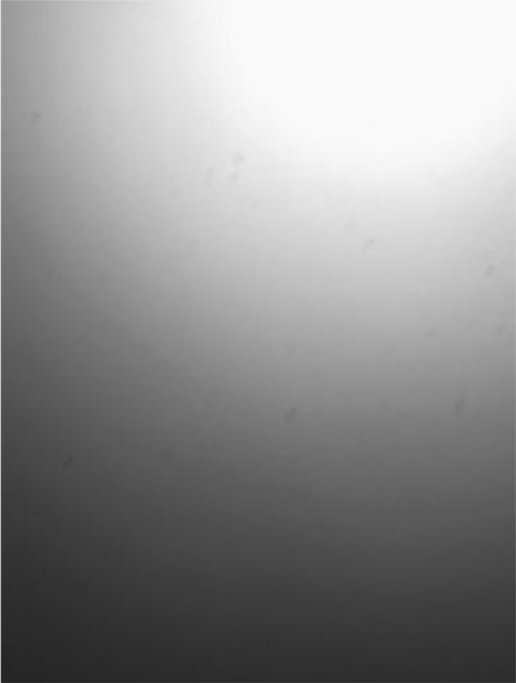
#> input picture aritmetica_imagenes/image6.png, 516 x 683 px
$ python resta_1.py
#> lines starting #> are read from the running program, lines starting #| are printed output that depends on the picture; after the words box and inside, x2 and y2 are one past the last pixel; in counts of white or black regions, pixels touching at a corner belong together
import sys

import cv2
import numpy as np
from matplotlib import pyplot as plt
import random

def threshold(value,a,b):
    if value >= a and value <= b:
        return 1
    else:
        return 0

def function(rango_inicial,rango_final,value):
    if value < rango_inicial[0]:
        return rango_final[0]
    if value > rango_inicial[1]:
        return rango_final[1]

    ri_len = rango_inicial[1]-rango_inicial[0]
    rf_len = rango_final[1]-rango_final[0]
    return ((value-rango_inicial[0])*rf_len/ri_len) + rango_final[0]


# contrast streching
def contrast(img, low_percent = 0, high_percent = 1):

    histogram = cv2.calcHist([img], [0], None, [256], [0, 256])

    #calculando el nuevo rango
    float_hist = [float(i) for i in histogram]
    indexs = []
    for i in range(len(float_hist)):
        indexs += [i] * int(float_hist[i])

    min_index = indexs[int((len(indexs)-1)*low_percent)]
    max_index = indexs[int((len(indexs)-1)*high_percent)]

    print(min_index,max_index)
    #modificando la imagen
    for i in range(img.shape[0]):
        for j in range(img.shape[1]):
                img.itemset(i,j,function([min_index,max_index],[0,255],img[i,j]))

    return img


image1 = 'image6.png'
image2 = 'image5.png'

img2 = cv2.imread(image1, cv2.IMREAD_GRAYSCALE)
#> img2 is the input picture: shape (683, 516); min 36, max 251, mean 144.4
img = cv2.imread(image2, cv2.IMREAD_GRAYSCALE)
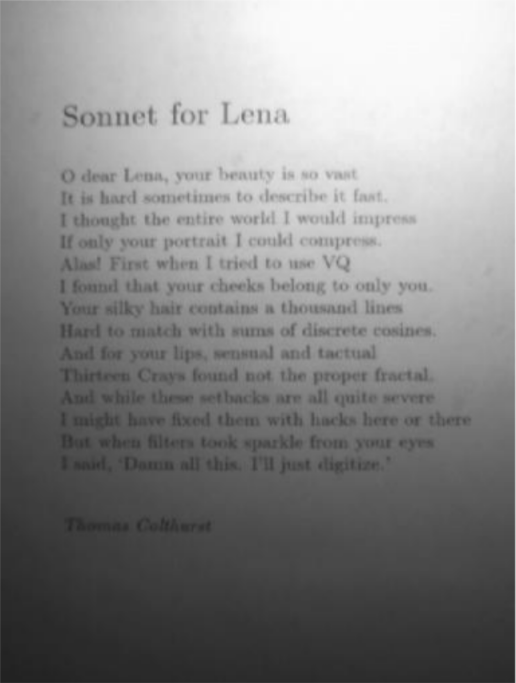
#> input picture aritmetica_imagenes/image5.png, 516 x 683 px
#> img is the input picture: shape (683, 516); min 34, max 252, mean 133.3

for i in range(img.shape[0]):
        for j in range(img.shape[1]):
            new_val = (int(img[i,j]) - int(img2[i,j]))+255/2
            img[i,j] = new_val
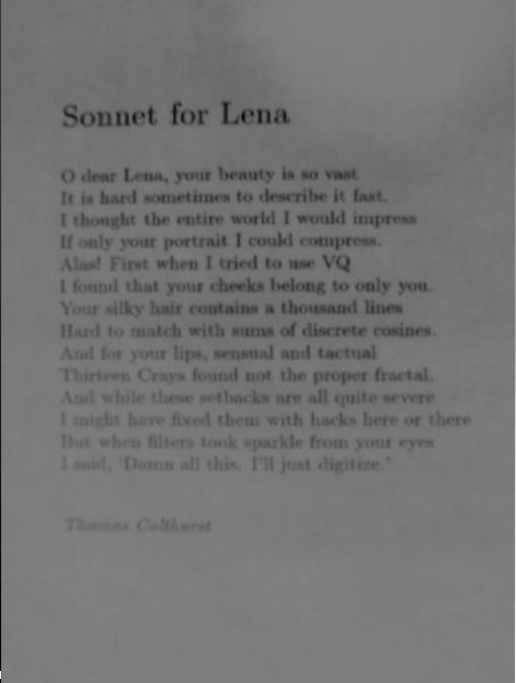
#> img: shape (683, 516); min 0, max 255, mean 116

cv2.imshow('diference.png', img)
hist = cv2.calcHist([img], [0], None, [256], [0, 256])
#> hist = 256 values, max 32002 at index 125, min 0 at index 147, mean 1376.7
plt.plot(hist, color='green',alpha=0.5 ) # original

img = contrast(img,high_percent=0.52)
#> in contrast, `histogram = cv2.calcHist([img], [0], None, [256], [0, 256])`: histogram has the same summary as hist outside contrast
#> in contrast, `float_hist = [float(i) for i in histogram]`: float_hist has the same summary as hist outside contrast
#> after the loop in contrast, `for i in range(len(float_hist)):`: indexs = 352428 items
#> in contrast, `min_index = indexs[int((len(indexs)-1)*low_percent)]`: min_index = 0
#> in contrast, `max_index = indexs[int((len(indexs)-1)*high_percent)]`: max_index = 119
#| 0 119
#> the loop in contrast, `for i in range(img.shape[0]):` made 683 passes
#> after the loop in contrast, `for i in range(img.shape[0]):`:
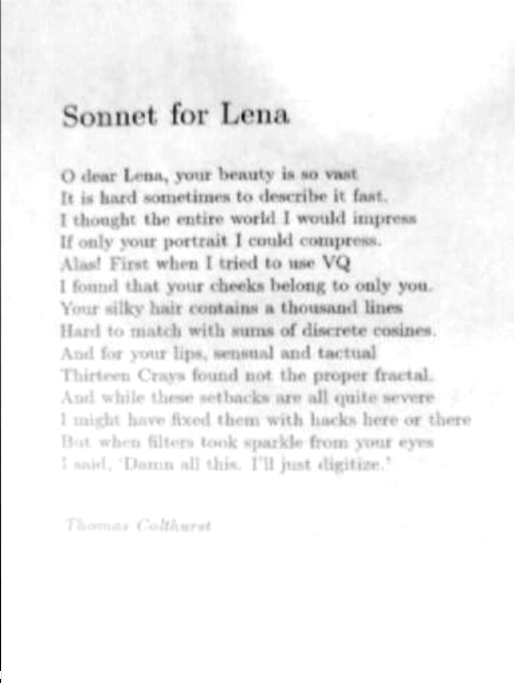
#> img: shape (683, 516); min 0, max 255, mean 243.1
cv2.imshow('contrast.png', img)
hist = cv2.calcHist([img], [0], None, [256], [0, 256])
plt.plot(hist, color='red',alpha=0.5 ) # original

for i in range(img.shape[0]):
        for j in range(img.shape[1]):
            if threshold(img[i,j],0,228):
                img[i,j] = 0
            else:
                img[i,j] = 255
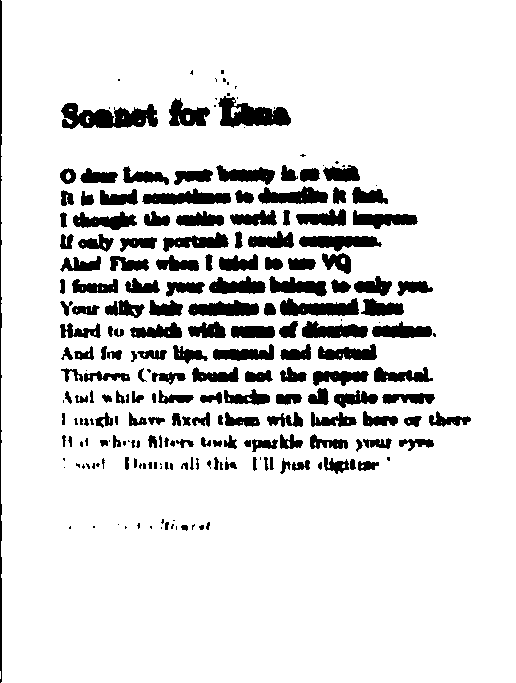
#> img: shape (683, 516); 87.4% white; 226 black regions (62 under 20 px), largest, box (x1, y1, x2, y2) and area: (61, 103, 158, 129) 1611, (218, 96, 291, 128) 1318, (0, 0, 2, 683) 1007
cv2.imshow('threshold.png', img)
hist = cv2.calcHist([img], [0], None, [256], [0, 256])
plt.plot(hist, color='blue',alpha=0.5 ) # original

plt.show()
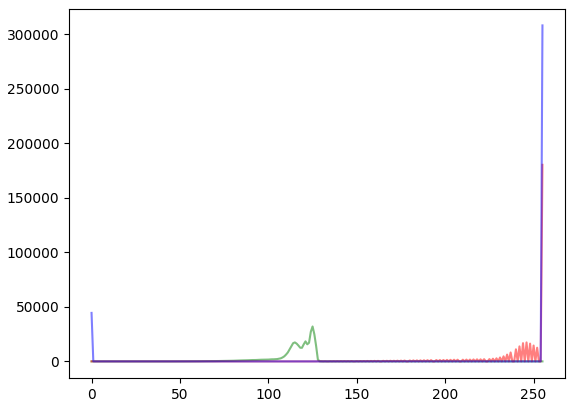
#> figure drawn by matplotlib, 1 panel; curve peaks at x = 125, y = 32002; curve peaks at x = 255, y = 180180; curve peaks at x = 255, y = 307973

cv2.destroyAllWindows()
